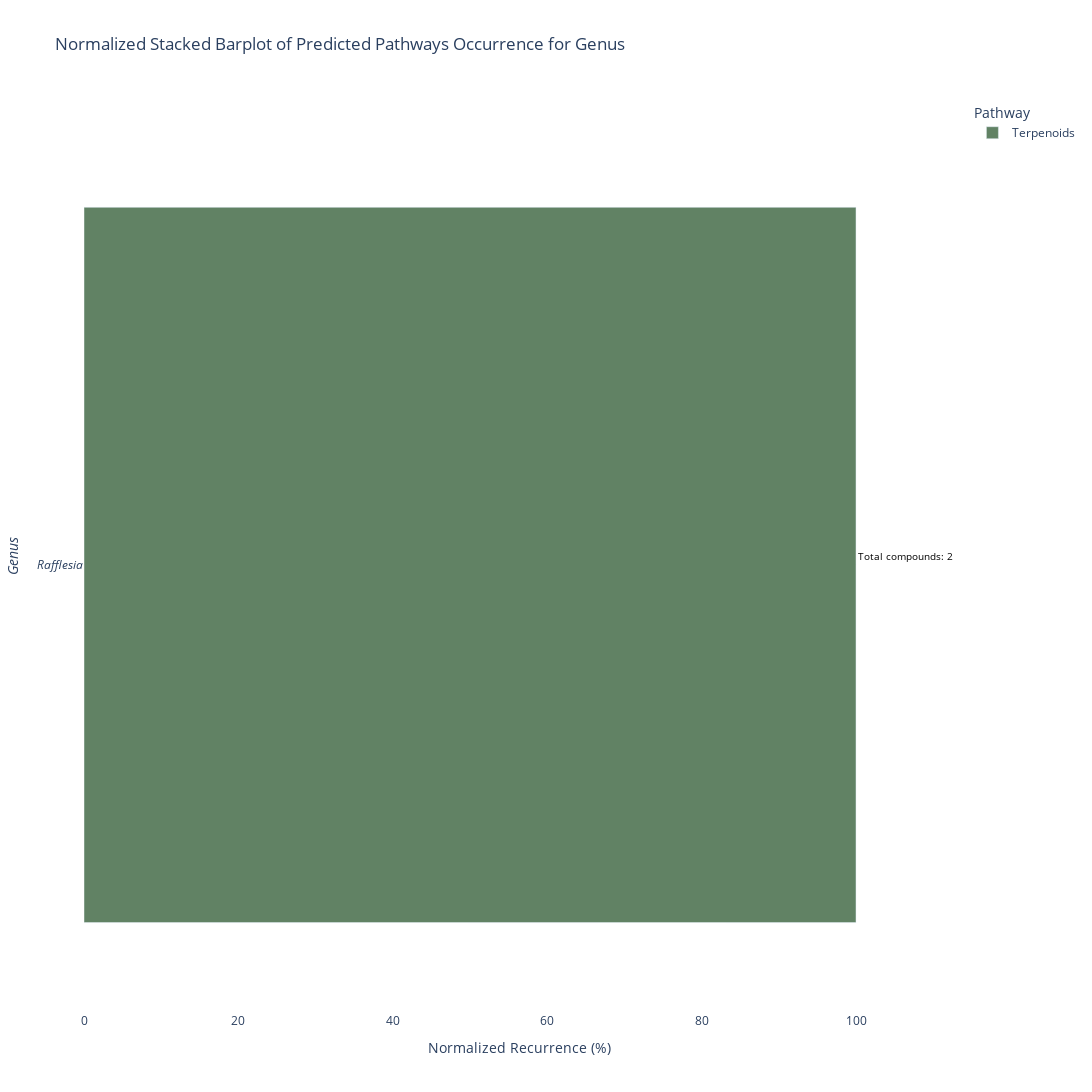

Notebook cell for this chart:
### Code cell
plot_genus_pathway_norm(output_folder)

### Figure 1 — Plotly figure (JSON) as saved in the notebook; plotly's stock layout.template omitted (floating-point values rounded to 4 significant figures)
{"data": [{"alignmentgroup": "True", "hovertemplate": "Pathway=Terpenoids<br>Normalized Recurrence (%)=%{x}<br>y=%{y}<extra></extra>", "legendgroup": "Terpenoids", "marker": {"color": "#618264", "pattern": {"shape": ""}}, "name": "Terpenoids", "offsetgroup": "Terpenoids", "orientation": "h", "showlegend": true, "textposition": "auto", "type": "bar", "x": [100], "xaxis": "x", "y": ["<i>Rafflesia</i>"], "yaxis": "y"}], "layout": {"annotations": [{"font": {"color": "black", "size": 10}, "showarrow": false, "text": "Total compounds: 2", "x": 100, "xanchor": "left", "y": "Rafflesia", "yanchor": "middle"}], "barmode": "relative", "height": 1400, "legend": {"title": {"text": "Pathway"}, "tracegroupgap": 0}, "plot_bgcolor": "white", "title": {"text": "Normalized Stacked Barplot of Predicted Pathways Occurrence for Genus"}, "width": 1200, "xaxis": {"anchor": "y", "domain": [0, 1], "title": {"text": "Normalized Recurrence (%)"}}, "yaxis": {"anchor": "x", "domain": [0, 1], "tickmode": "array", "ticktext": ["<i>Rafflesia</i>"], "tickvals": [0], "title": {"text": "<i>Genus<i>"}}}}
